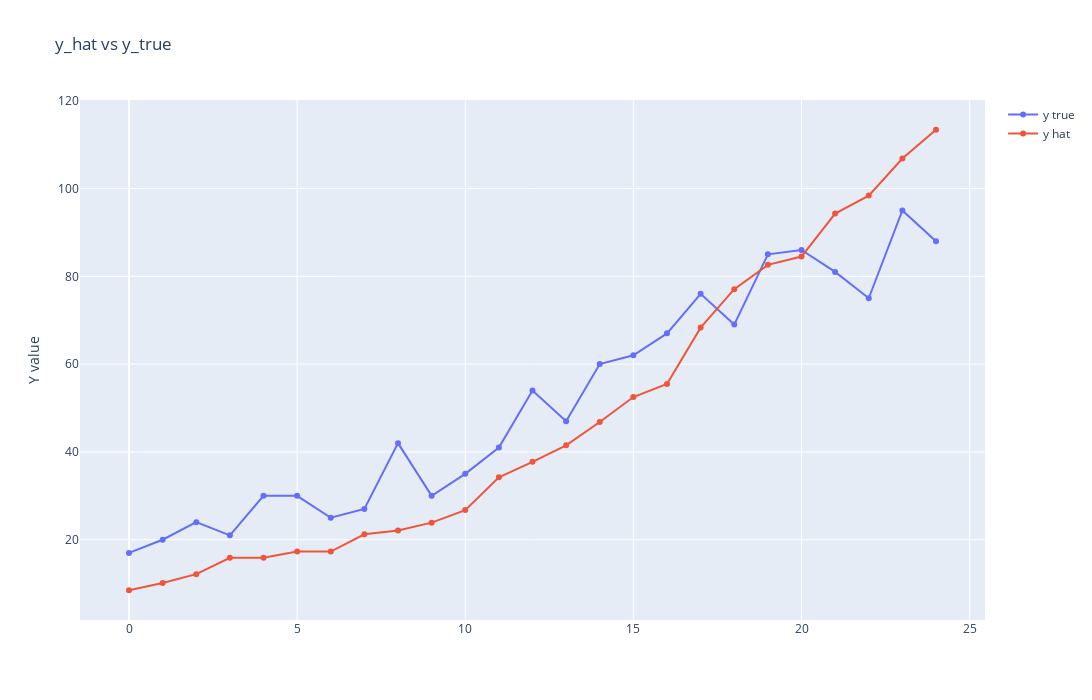

Source (notebook cell):
### Code cell
import plotly.graph_objects as go
from plotly.subplots import make_subplots



fig = make_subplots(rows=1, cols=1)
fig.add_trace(go.Scatter(x=np.array(range(0,len(y_train.flatten()))),y=y_train.flatten(), mode='lines+markers', name='y true'),row=1,col=1)
fig.add_trace(go.Scatter(x=np.array(range(0,len(y_hat.flatten()))),y=y_hat.flatten(), mode='lines+markers', name='y hat'),row=1,col=1)
fig.update_xaxes(title_text='',row=1,col=1)
fig.update_yaxes(title_text='Y value',row=1,col=1)
fig.update_layout(width=1600, height=700, title='y_hat vs y_true')
fig.show()

### Figure 1 — Plotly figure (JSON) as saved in the notebook; plotly's stock layout.template omitted (floating-point values rounded to 4 significant figures)
{"data": [{"mode": "lines+markers", "name": "y true", "type": "scatter", "x": [0, 1, 2, 3, 4, 5, 6, 7, 8, 9, 10, 11, 12, 13, 14, 15, 16, 17, 18, 19, 20, 21, 22, 23, 24], "xaxis": "x", "y": [17, 20, 24, 21, 30, 30, 25, 27, 42, 30, 35, 41, 54, 47, 60, 62, 67, 76, 69, 85, 86, 81, 75, 95, 88], "yaxis": "y"}, {"mode": "lines+markers", "name": "y hat", "type": "scatter", "x": [0, 1, 2, 3, 4, 5, 6, 7, 8, 9, 10, 11, 12, 13, 14, 15, 16, 17, 18, 19, 20, 21, 22, 23, 24], "xaxis": "x", "y": [8.49, 10.14, 12.16, 15.87, 15.87, 17.29, 17.29, 21.24, 22.1, 23.89, 26.75, 34.21, 37.75, 41.49, 46.81, 52.5, 55.47, 68.31, 77.08, 82.61, 84.5, 94.3, 98.38, 106.8, 113.4], "yaxis": "y"}], "layout": {"height": 700, "title": {"text": "y_hat vs y_true"}, "width": 1600, "xaxis": {"anchor": "y", "domain": [0, 1], "title": {"text": ""}}, "yaxis": {"anchor": "x", "domain": [0, 1], "title": {"text": "Y value"}}}}
